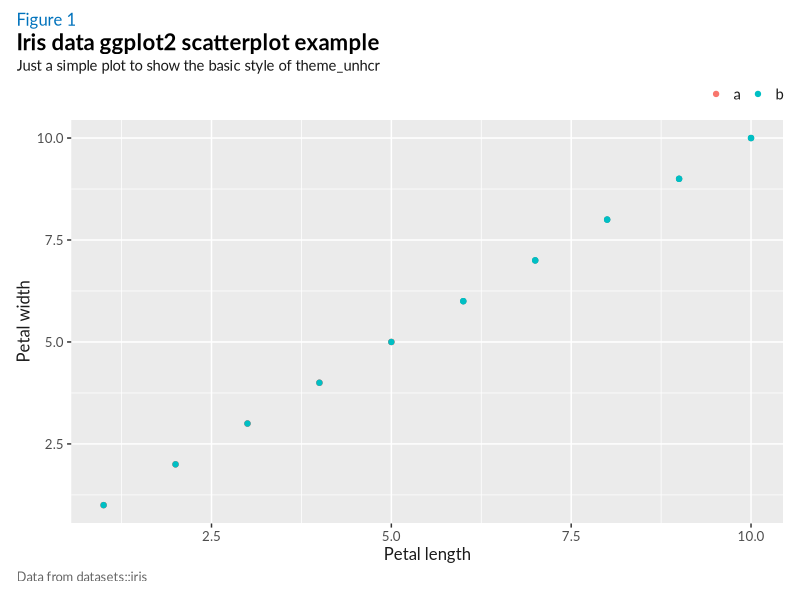
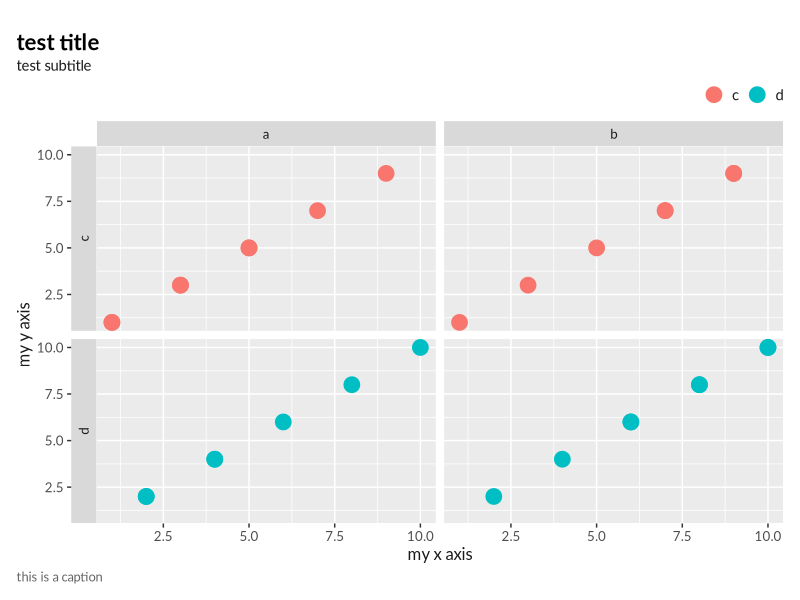

R code for these plots, in order:
library(ggplot2)

# sample data for plot ----
points <- 
  data.frame(
    x = rep(1:10,3), 
    y = rep(1:10,3), 
    z = sort(rep(letters[1:2], 15)),
    w = rep(letters[3:4], 15)
  )

theme_unhcr_wip <- function(font_size = 12, font_family = "Lato", legend_title = FALSE) {
  
  rel_large <- 12/9
  rel_small <- 8/9
  rel_tiny <- 7/9
  line_size <- .5
  
  # work off of theme_grey just in case some new theme element comes along
  ggplot2::theme_grey(base_size = font_size, base_family = font_family) %+replace%
    ggplot2::theme(
      line              = ggplot2::element_line(color = "black", size = line_size, linetype = 1, lineend = "butt"),
      rect              = ggplot2::element_rect(fill = NA, color = NA, size = line_size, linetype = 1),
      text              = ggplot2::element_text(family = font_family, face = "plain", color = "#1A1A1A",
                                       size = font_size, hjust = 0.5, vjust = 0.5, angle = 0, lineheight = .9,
                                       margin = margin(), debug = FALSE),
      
      # axis.line         = element_line(color = "black", size = line_size, lineend = "square"),
      # axis.line.x       = NULL,
      # axis.line.y       = NULL,
      # axis.text         = element_text(color = "black", size = small_size),
      # axis.text.x       = element_text(margin = margin(t = small_size / 4), vjust = 1),
      # axis.text.x.top   = element_text(margin = margin(b = small_size / 4), vjust = 0),
      # axis.text.y       = element_text(margin = margin(r = small_size / 4), hjust = 1),
      # axis.text.y.right = element_text(margin = margin(l = small_size / 4), hjust = 0),
      # axis.ticks        = element_line(color = "black", size = line_size),
      # axis.ticks.length = unit(half_line / 2, "pt"),
      # axis.title.x      = element_text(
      #   margin = margin(t = half_line / 2),
      #   vjust = 1
      # ),
      # axis.title.x.top  = element_text(
      #   margin = margin(b = half_line / 2),
      #   vjust = 0
      # ),
      # axis.title.y      = element_text(
      #   angle = 90,
      #   margin = margin(r = half_line / 2),
      #   vjust = 1
      # ),
      # axis.title.y.right = element_text(
      #   angle = -90,
      #   margin = margin(l = half_line / 2),
      #   vjust = 0
      # ),
      # 
      # 
      legend.background = element_blank(),
      legend.spacing    = unit(font_size * 0.5, "pt"),
      legend.spacing.x  = NULL,
      legend.spacing.y  = NULL,
      legend.margin     = margin(0, 0, 0, 0),
      legend.key        = element_blank(),
      legend.key.size   = unit(1.1 * font_size, "pt"),
      legend.key.height = NULL,
      legend.key.width  = NULL,
      legend.text       = element_text(size = rel(rel_small)),
      legend.text.align = NULL,
      legend.title      = element_blank(),
      legend.title.align = NULL,
      legend.position   = "top",
      legend.direction  = NULL,
      legend.justification = c("right", "center"),
      legend.box        = NULL,
      legend.box.margin =  margin(0, 0, 0, 0),
      legend.box.background = element_blank(),
      legend.box.spacing = unit(font_size, "pt"),
      # 
      # panel.background  = element_blank(),
      # panel.border      = element_blank(),
      # panel.grid        = element_blank(),
      # panel.grid.major  = NULL,
      # panel.grid.minor  = NULL,
      # panel.grid.major.x = NULL,
      # panel.grid.major.y = NULL,
      # panel.grid.minor.x = NULL,
      # panel.grid.minor.y = NULL,
      # panel.spacing     = unit(half_line, "pt"),
      # panel.spacing.x   = NULL,
      # panel.spacing.y   = NULL,
      # panel.ontop       = FALSE,
      # 
      # strip.background  = element_rect(fill = "grey80"),
      # strip.text        = element_text(
      #   size = rel(rel_small),
      #   margin = margin(half_line / 2, half_line / 2,
      #                   half_line / 2, half_line / 2)
      # ),
      # strip.text.x      = NULL,
      # strip.text.y      = element_text(angle = -90),
      # strip.placement   = "inside",
      # strip.placement.x =  NULL,
      # strip.placement.y =  NULL,
      # strip.switch.pad.grid = unit(half_line / 2, "pt"),
      # strip.switch.pad.wrap = unit(half_line / 2, "pt"),
      # 
      plot.background   = element_blank(),
      plot.title        = element_text(
        face = "bold",
        size = rel(rel_large),
        hjust = 0, vjust = 1,
        color = "black",
        margin = margin(t = font_size, b = font_size * 1/3)
      ),
      plot.title.position = "plot",
      plot.subtitle     = element_text(
        size = rel(rel_small),
        hjust = 0, vjust = 1,
        margin = margin(b = font_size * 2/3)
      ),
      plot.caption      = element_text(
        size = rel(rel_tiny),
        hjust = 0, vjust = 1,
        color = "grey40",
        margin = margin(t = font_size * 0.5)
      ),
      plot.caption.position = "plot",
      plot.tag           = element_text(
        face = "plain",
        color = "#0072bc",
        hjust = 0, vjust = 0.7
      ),
      plot.tag.position = c(0, 1),
      plot.margin       = margin(font_size, font_size, font_size, font_size),

      complete = TRUE
    )
}
  
ggplot(data = points, 
       mapping = aes(x = x, y = y, col = z)) + 
  geom_point() +
  labs(x="Petal length", y="Petal width",
       title = "Iris data ggplot2 scatterplot example",
       subtitle= "Just a simple plot to show the basic style of theme_unhcr",
       caption = "Data from datasets::iris",
       tag = "Figure 1") +
  theme_unhcr_wip()


# ggplot using many theme options ----
ggplot(data = points, 
       mapping = aes(x = x, y = y, col = w)) + 
  geom_point(size = 5) + 
  facet_grid(w ~ z, switch = "y") +
  theme_unhcr_wip() +
  labs(title = "test title",
       subtitle = "test subtitle",
       x = "my x axis",
       y = "my y axis",
       caption = "this is a caption",
       col = "Renamed Legend") 
